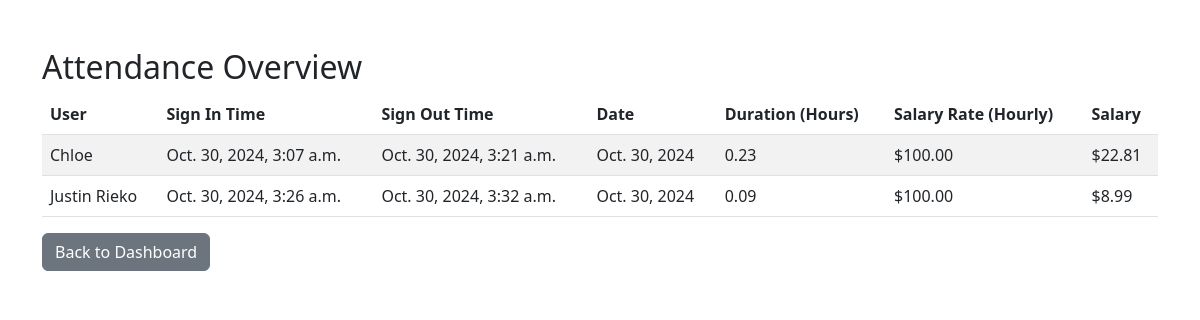
Page /employee_salary_overview/ (signed in) on the committed database.
### employees/models.py (models this page shows, shortened)
class SignInOut(models.Model):
    user = models.ForeignKey(CustomUser, on_delete=models.CASCADE, related_name='attendance')
    sign_in_time = models.DateTimeField()
    sign_out_time = models.DateTimeField(null=True, blank=True)
    date = models.DateField(auto_now_add=True)
    notes = models.TextField(blank=True, null=True)
    def duration(self):
        if self.sign_out_time:
            return (self.sign_out_time - self.sign_in_time).total_seconds() / 3600
        return 0.0
    def calculate_salary(self):
        hours_worked = self.duration() # Convert duration to hours
        salary_rate = self.user.salary_rate
        return round(hours_worked * float(salary_rate), 2)
    class Meta:
        verbose_name = "Sign-In/Out Record"
        verbose_name_plural = "Sign-In/Out Records"
        unique_together = ('user', 'date')

class CustomUser(AbstractBaseUser, PermissionsMixin):
    ROLE_CHOICES = [
        ('admin', 'Admin'),
        ('employee', 'Employee'),
    ]
    email = models.EmailField(unique=True)
    username = models.CharField(max_length=150, unique=True)
    first_name = models.CharField(max_length=30)
    last_name = models.CharField(max_length=30)
    phone_number = models.CharField(max_length=11)
    address = models.CharField(max_length=300)
    birth_date = models.DateField(null=True, blank=True)
    is_active = models.BooleanField(default=True)
    is_staff = models.BooleanField(default=False)
    is_admin = models.BooleanField(default= False)
    role = models.CharField(max_length=10, choices=ROLE_CHOICES, default='employee')
    salary_rate = models.DecimalField(max_digits=6, decimal_places=2, default=20.00, help_text="Hourly rate in currency units")
    objects = CustomUserManager()
    USERNAME_FIELD = 'username'
    REQUIRED_FIELDS = ['email']  # List all required fields here
    groups = models.ManyToManyField(
        Group,
        related_name='customuser_set',  # Custom related name to avoid clashes
        blank=True,
    )
    user_permissions = models.ManyToManyField(
        Permission,
        related_name='customuser_set',  # Custom related name to avoid clashes
        blank=True,
    )

### employees/views.py (the view)
# urls.py: path('employee_salary_overview/', attendance_overview_view, name = 'employee_salary_overview'),
@login_required
def attendance_overview_view(request):
    if request.user.role != 'admin':
        return render(request, '403.html')
    attendance_records = SignInOut.objects.all()
    return render(request, 'employees/attendance_overview.html', {'attendance_records': attendance_records})

### templates/employees/attendance_overview.html (shortened to what this page needs)
<!DOCTYPE html>
<html lang="en">
<head>
    <link href="https://cdn.jsdelivr.net/npm/bootstrap@5.3.0-alpha1/dist/css/bootstrap.min.css" rel="stylesheet">
</head>
<body>
    <div class="container mt-5">
        <h2>Attendance Overview</h2>
        <table class="table table-striped">
            <thead>
                <tr>
                    <th>User</th>
                    <th>Sign In Time</th>
                    <th>Sign Out Time</th>
                    <th>Date</th>
                    <th>Duration (Hours)</th>
                    <th>Salary Rate (Hourly)</th>
                    <th>Salary</th>
                </tr>
            </thead>
            <tbody>
                {% for record in attendance_records %}
                <tr>
                    <td>{{ record.user.first_name }}</td>
                    <td>{{ record.sign_in_time }}</td>
                    <td>{{ record.sign_out_time|default:"Not Signed Out" }}</td>
                    <td>{{ record.date }}</td>
                    <td>{{ record.duration|floatformat:2 }}</td>
                    <td>${{ record.user.salary_rate|floatformat:2 }}</td>
                    <td>${{ record.calculate_salary|floatformat:2|default:"N/A" }}</td>
                </tr>
                {% empty %}
                <tr>
                    <td colspan="6">No attendance records available.</td>
                </tr>
                {% endfor %}
            </tbody>
        </table>
        <a href="{% url 'admin_dashboard' %}" class="btn btn-secondary">Back to Dashboard</a>
    </div>
</body>
</html>

### rows in the picture
SignInOut: user.first_name "Chloe", sign_in_time "Oct. 30, 2024, 3:07 a.m.", sign_out_time "Oct. 30, 2024, 3:21 a.m.", date "Oct. 30, 2024", duration "0.23", user.salary_rate "100.00", calculate_salary "22.81"
SignInOut: user.first_name "Justin Rieko", sign_in_time "Oct. 30, 2024, 3:26 a.m.", sign_out_time "Oct. 30, 2024, 3:32 a.m.", date "Oct. 30, 2024", duration "0.09", user.salary_rate "100.00", calculate_salary "8.99"
